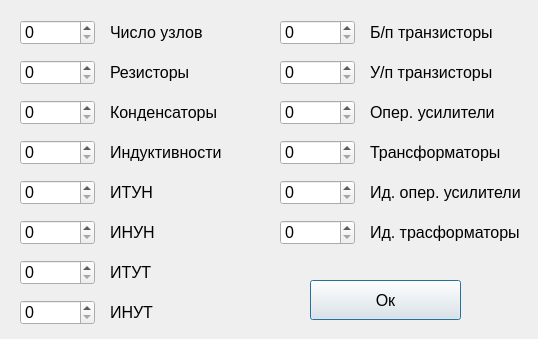
<?xml version="1.0" encoding="UTF-8"?>
<ui version="4.0">
 <class>SchemeDialog</class>
 <widget class="QDialog" name="SchemeDialog">
  <property name="geometry">
   <rect>
    <x>0</x>
    <y>0</y>
    <width>538</width>
    <height>339</height>
   </rect>
  </property>
  <property name="font">
   <font>
    <pointsize>12</pointsize>
   </font>
  </property>
  <property name="windowTitle">
   <string>0</string>
  </property>
  <widget class="QPushButton" name="OK">
   <property name="geometry">
    <rect>
     <x>310</x>
     <y>280</y>
     <width>151</width>
     <height>40</height>
    </rect>
   </property>
   <property name="font">
    <font>
     <pointsize>12</pointsize>
    </font>
   </property>
   <property name="text">
    <string>Ок</string>
   </property>
  </widget>
  <widget class="QLabel" name="label">
   <property name="geometry">
    <rect>
     <x>110</x>
     <y>20</y>
     <width>121</width>
     <height>25</height>
    </rect>
   </property>
   <property name="font">
    <font>
     <pointsize>12</pointsize>
    </font>
   </property>
   <property name="text">
    <string>Число узлов</string>
   </property>
  </widget>
  <widget class="QLabel" name="label_2">
   <property name="geometry">
    <rect>
     <x>110</x>
     <y>60</y>
     <width>121</width>
     <height>25</height>
    </rect>
   </property>
   <property name="font">
    <font>
     <pointsize>12</pointsize>
    </font>
   </property>
   <property name="text">
    <string>Резисторы</string>
   </property>
  </widget>
  <widget class="QLabel" name="label_3">
   <property name="geometry">
    <rect>
     <x>110</x>
     <y>100</y>
     <width>121</width>
     <height>25</height>
    </rect>
   </property>
   <property name="font">
    <font>
     <pointsize>12</pointsize>
    </font>
   </property>
   <property name="text">
    <string>Конденсаторы</string>
   </property>
  </widget>
  <widget class="QLabel" name="label_4">
   <property name="geometry">
    <rect>
     <x>110</x>
     <y>140</y>
     <width>121</width>
     <height>25</height>
    </rect>
   </property>
   <property name="font">
    <font>
     <pointsize>12</pointsize>
    </font>
   </property>
   <property name="text">
    <string>Индуктивности</string>
   </property>
  </widget>
  <widget class="QLabel" name="label_5">
   <property name="geometry">
    <rect>
     <x>110</x>
     <y>180</y>
     <width>121</width>
     <height>25</height>
    </rect>
   </property>
   <property name="font">
    <font>
     <pointsize>12</pointsize>
    </font>
   </property>
   <property name="text">
    <string>ИТУН</string>
   </property>
  </widget>
  <widget class="QLabel" name="label_6">
   <property name="geometry">
    <rect>
     <x>110</x>
     <y>220</y>
     <width>121</width>
     <height>25</height>
    </rect>
   </property>
   <property name="font">
    <font>
     <pointsize>12</pointsize>
    </font>
   </property>
   <property name="text">
    <string>ИНУН</string>
   </property>
  </widget>
  <widget class="QLabel" name="label_7">
   <property name="geometry">
    <rect>
     <x>110</x>
     <y>260</y>
     <width>121</width>
     <height>25</height>
    </rect>
   </property>
   <property name="font">
    <font>
     <pointsize>12</pointsize>
    </font>
   </property>
   <property name="text">
    <string>ИТУТ</string>
   </property>
  </widget>
  <widget class="QLabel" name="label_8">
   <property name="geometry">
    <rect>
     <x>110</x>
     <y>300</y>
     <width>121</width>
     <height>25</height>
    </rect>
   </property>
   <property name="font">
    <font>
     <pointsize>12</pointsize>
    </font>
   </property>
   <property name="text">
    <string>ИНУТ</string>
   </property>
  </widget>
  <widget class="QLabel" name="label_9">
   <property name="geometry">
    <rect>
     <x>370</x>
     <y>20</y>
     <width>160</width>
     <height>25</height>
    </rect>
   </property>
   <property name="font">
    <font>
     <pointsize>12</pointsize>
    </font>
   </property>
   <property name="text">
    <string>Б/п транзисторы</string>
   </property>
  </widget>
  <widget class="QLabel" name="label_10">
   <property name="geometry">
    <rect>
     <x>370</x>
     <y>60</y>
     <width>160</width>
     <height>25</height>
    </rect>
   </property>
   <property name="font">
    <font>
     <pointsize>12</pointsize>
    </font>
   </property>
   <property name="text">
    <string>У/п транзисторы</string>
   </property>
  </widget>
  <widget class="QLabel" name="label_11">
   <property name="geometry">
    <rect>
     <x>370</x>
     <y>100</y>
     <width>160</width>
     <height>25</height>
    </rect>
   </property>
   <property name="font">
    <font>
     <pointsize>12</pointsize>
    </font>
   </property>
   <property name="text">
    <string>Опер. усилители</string>
   </property>
  </widget>
  <widget class="QLabel" name="label_12">
   <property name="geometry">
    <rect>
     <x>370</x>
     <y>140</y>
     <width>160</width>
     <height>25</height>
    </rect>
   </property>
   <property name="font">
    <font>
     <pointsize>12</pointsize>
    </font>
   </property>
   <property name="text">
    <string>Трансформаторы</string>
   </property>
  </widget>
  <widget class="QLabel" name="label_13">
   <property name="geometry">
    <rect>
     <x>370</x>
     <y>180</y>
     <width>160</width>
     <height>25</height>
    </rect>
   </property>
   <property name="font">
    <font>
     <pointsize>12</pointsize>
    </font>
   </property>
   <property name="text">
    <string>Ид. опер. усилители</string>
   </property>
  </widget>
  <widget class="QLabel" name="label_14">
   <property name="geometry">
    <rect>
     <x>370</x>
     <y>220</y>
     <width>160</width>
     <height>25</height>
    </rect>
   </property>
   <property name="font">
    <font>
     <pointsize>12</pointsize>
    </font>
   </property>
   <property name="text">
    <string>Ид. трасформаторы</string>
   </property>
  </widget>
  <widget class="QSpinBox" name="resistors">
   <property name="geometry">
    <rect>
     <x>20</x>
     <y>60</y>
     <width>75</width>
     <height>25</height>
    </rect>
   </property>
   <property name="font">
    <font>
     <pointsize>12</pointsize>
    </font>
   </property>
  </widget>
  <widget class="QSpinBox" name="capacitors">
   <property name="geometry">
    <rect>
     <x>20</x>
     <y>100</y>
     <width>75</width>
     <height>25</height>
    </rect>
   </property>
   <property name="font">
    <font>
     <pointsize>12</pointsize>
    </font>
   </property>
  </widget>
  <widget class="QSpinBox" name="inductances">
   <property name="geometry">
    <rect>
     <x>20</x>
     <y>140</y>
     <width>75</width>
     <height>25</height>
    </rect>
   </property>
   <property name="font">
    <font>
     <pointsize>12</pointsize>
    </font>
   </property>
  </widget>
  <widget class="QSpinBox" name="itun">
   <property name="geometry">
    <rect>
     <x>20</x>
     <y>180</y>
     <width>75</width>
     <height>25</height>
    </rect>
   </property>
   <property name="font">
    <font>
     <pointsize>12</pointsize>
    </font>
   </property>
  </widget>
  <widget class="QSpinBox" name="inun">
   <property name="geometry">
    <rect>
     <x>20</x>
     <y>220</y>
     <width>75</width>
     <height>25</height>
    </rect>
   </property>
   <property name="font">
    <font>
     <pointsize>12</pointsize>
    </font>
   </property>
  </widget>
  <widget class="QSpinBox" name="itut">
   <property name="geometry">
    <rect>
     <x>20</x>
     <y>260</y>
     <width>75</width>
     <height>25</height>
    </rect>
   </property>
   <property name="font">
    <font>
     <pointsize>12</pointsize>
    </font>
   </property>
  </widget>
  <widget class="QSpinBox" name="inut">
   <property name="geometry">
    <rect>
     <x>20</x>
     <y>300</y>
     <width>75</width>
     <height>25</height>
    </rect>
   </property>
   <property name="font">
    <font>
     <pointsize>12</pointsize>
    </font>
   </property>
  </widget>
  <widget class="QSpinBox" name="perf_tranformers">
   <property name="geometry">
    <rect>
     <x>280</x>
     <y>220</y>
     <width>75</width>
     <height>25</height>
    </rect>
   </property>
   <property name="font">
    <font>
     <pointsize>12</pointsize>
    </font>
   </property>
  </widget>
  <widget class="QSpinBox" name="transformers">
   <property name="geometry">
    <rect>
     <x>280</x>
     <y>140</y>
     <width>75</width>
     <height>25</height>
    </rect>
   </property>
   <property name="font">
    <font>
     <pointsize>12</pointsize>
    </font>
   </property>
  </widget>
  <widget class="QSpinBox" name="amplifiers">
   <property name="geometry">
    <rect>
     <x>280</x>
     <y>100</y>
     <width>75</width>
     <height>25</height>
    </rect>
   </property>
   <property name="font">
    <font>
     <pointsize>12</pointsize>
    </font>
   </property>
  </widget>
  <widget class="QSpinBox" name="up_transistors">
   <property name="geometry">
    <rect>
     <x>280</x>
     <y>60</y>
     <width>75</width>
     <height>25</height>
    </rect>
   </property>
   <property name="font">
    <font>
     <pointsize>12</pointsize>
    </font>
   </property>
  </widget>
  <widget class="QSpinBox" name="p_o_alplifiers">
   <property name="geometry">
    <rect>
     <x>280</x>
     <y>180</y>
     <width>75</width>
     <height>25</height>
    </rect>
   </property>
   <property name="font">
    <font>
     <pointsize>12</pointsize>
    </font>
   </property>
  </widget>
  <widget class="QSpinBox" name="bp_transistors">
   <property name="geometry">
    <rect>
     <x>280</x>
     <y>20</y>
     <width>75</width>
     <height>25</height>
    </rect>
   </property>
   <property name="font">
    <font>
     <pointsize>12</pointsize>
    </font>
   </property>
  </widget>
  <widget class="QSpinBox" name="node_count">
   <property name="geometry">
    <rect>
     <x>20</x>
     <y>20</y>
     <width>75</width>
     <height>25</height>
    </rect>
   </property>
   <property name="font">
    <font>
     <pointsize>12</pointsize>
    </font>
   </property>
  </widget>
 </widget>
 <resources/>
 <connections/>
</ui>
